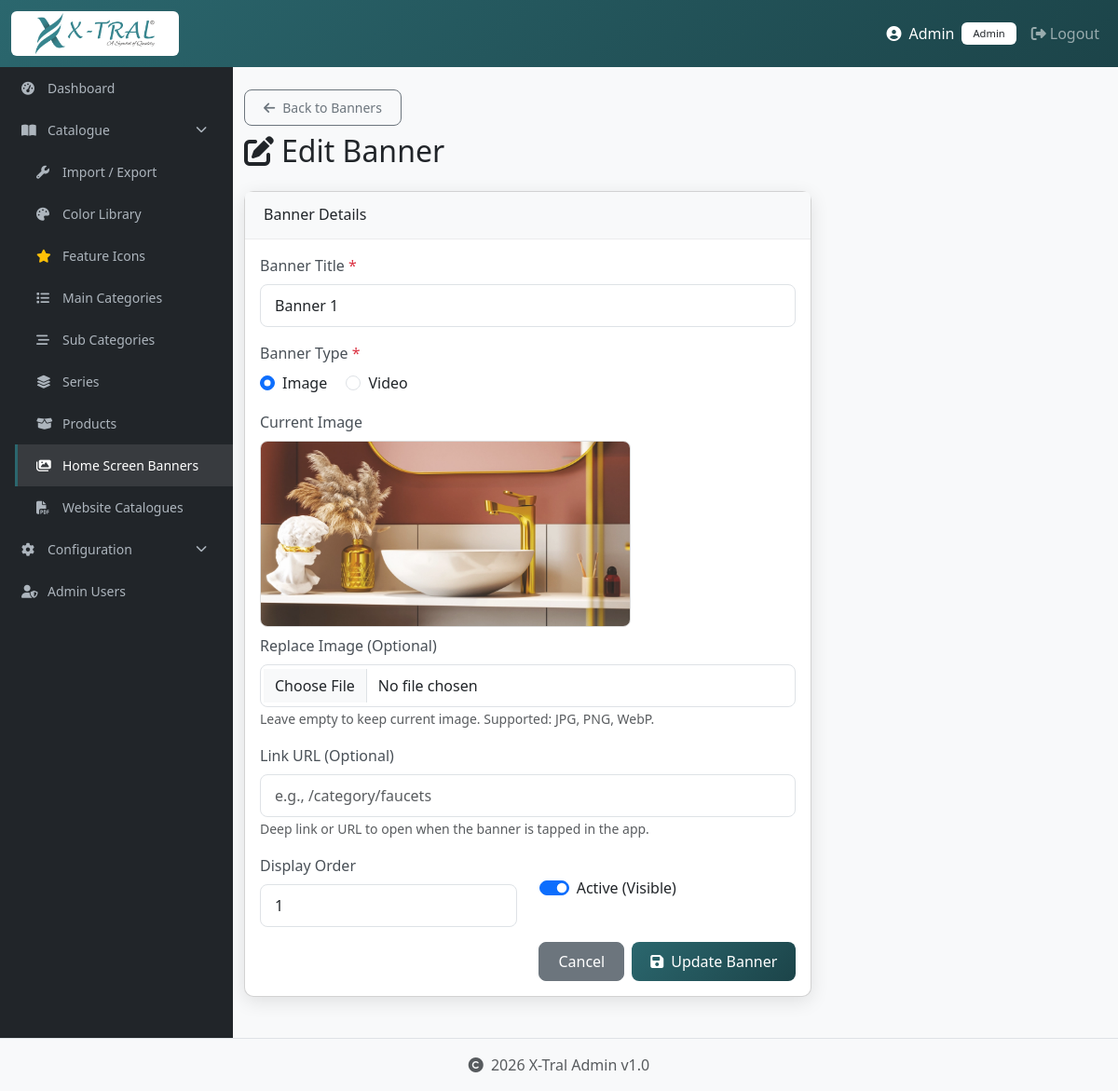
Page /modules/catalogue/banners/edit.php?id=1 (signed in) on the committed database.
### tables this page shows
CREATE TABLE `catalogue_banners` (
  `id` int(11) NOT NULL,
  `title` varchar(200) NOT NULL,
  `image_url` varchar(255) NOT NULL,
  `link_url` varchar(500) DEFAULT NULL,
  `display_order` int(11) DEFAULT 0,
  `is_active` tinyint(1) DEFAULT 1,
  `created_at` timestamp NOT NULL DEFAULT current_timestamp(),
  `updated_at` timestamp NOT NULL DEFAULT current_timestamp() ON UPDATE current_timestamp()
);

### config/db.php (called while the page is built, shortened)
<?php
function getDBConnection()
{
    static $pdo = null;
    if ($pdo === null) {
        try {
            $dsn = "mysql:host=" . DB_HOST . ";dbname=" . DB_NAME . ";charset=" . DB_CHARSET;
            $options = [
                PDO::ATTR_ERRMODE => PDO::ERRMODE_EXCEPTION,
                PDO::ATTR_DEFAULT_FETCH_MODE => PDO::FETCH_ASSOC,
                PDO::ATTR_EMULATE_PREPARES => false,
            ];
            $pdo = new PDO($dsn, DB_USER, DB_PASS, $options);
            $pdo->exec("SET time_zone = '+05:30'");
        } catch (PDOException $e) {
            logError('Database Connection Error: ' . $e->getMessage());
            if (defined('API_JSON_RESPONSE')) {
                throw new Exception('Database connection failed: ' . $e->getMessage());
            }
            die('Database connection failed. Please check your configuration.');
        }
    }
    return $pdo;
}
function query($sql, $params = [])
{
    $pdo = getDBConnection();
    $stmt = $pdo->prepare($sql);
    $stmt->execute($params);
    return $stmt;
}
function fetchOne($sql, $params = [])
{
    $stmt = query($sql, $params);
    return $stmt->fetch();
}

### modules/catalogue/banners/edit.php (the view, shortened to what this page needs)
<?php
require_once dirname(__DIR__, 3) . '/config/db.php';
$id = $_GET['id'] ?? null;
$banner = fetchOne("SELECT * FROM catalogue_banners WHERE id = ?", [$id]);
$pageTitle = "Edit Banner";
include dirname(__DIR__, 3) . '/includes/header.php';
?>
<div class="container-fluid py-4">
    <div class="row mb-3">
        <div class="col-md-12">
            <a href="list.php" class="btn btn-outline-secondary btn-sm mb-2">
                <i class="fas fa-arrow-left me-2"></i>Back to Banners
            </a>
            <h2><i class="fas fa-edit me-2"></i><?= $pageTitle ?></h2>
        </div>
    </div>
    <div class="row">
        <div class="col-md-8">
            <div class="card shadow">
                <div class="card-header bg-light">
                    <h6 class="mb-0">Banner Details</h6>
                </div>
                <div class="card-body">
                    <form method="POST" action="edit_process.php" enctype="multipart/form-data">
                        <div class="mb-3">
                            <label for="title" class="form-label">Banner Title <span class="text-danger">*</span></label>
                            <input type="text" class="form-control" id="title" name="title" value="<?= htmlspecialchars($banner['title']) ?>" required>
                        </div>
                        <div class="mb-3">
                            <label class="form-label d-block">Banner Type <span class="text-danger">*</span></label>
                            <div class="form-check form-check-inline">
                                <input class="form-check-input" type="radio" name="banner_type" id="type_image" value="image" <?= ($banner['banner_type'] ?? 'image') === 'image' ? 'checked' : '' ?>>
                                <label class="form-check-label" for="type_image">Image</label>
                            </div>
                            <div class="form-check form-check-inline">
                                <input class="form-check-input" type="radio" name="banner_type" id="type_video" value="video" <?= ($banner['banner_type'] ?? 'image') === 'video' ? 'checked' : '' ?>>
                                <label class="form-check-label" for="type_video">Video</label>
                            </div>
                        </div>
                        <div class="mb-3" id="imageGroup">
                            <label class="form-label">Current Image</label>
                            <div class="mb-2">
                                <?php if (!empty($banner['image_url'])): ?>
                                    <img src="<?= BASE_URL ?>/uploads/catalogue/banners/<?= $banner['image_url'] ?>"
                                         alt="Banner" style="max-width: 400px; max-height: 200px; border-radius: 8px; border: 1px solid #ddd;">
                                <?php else: ?>
                                    <span class="text-muted">No image</span>
                                <?php endif; ?>
                            </div>
                            <label for="image" class="form-label">Replace Image (Optional)</label>
                            <input type="file" class="form-control" id="image" name="image" accept="image/*">
                            <small class="text-muted">Leave empty to keep current image. Supported: JPG, PNG, WebP.</small>
                        </div>
                        <div class="mb-3">
                            <label for="link_url" class="form-label">Link URL (Optional)</label>
                            <input type="text" class="form-control" id="link_url" name="link_url" value="<?= htmlspecialchars($banner['link_url'] ?? '') ?>" placeholder="e.g., /category/faucets">
                            <small class="text-muted">Deep link or URL to open when the banner is tapped in the app.</small>
                        </div>
                        <div class="row">
                            <div class="col-md-6 mb-3">
                                <label for="display_order" class="form-label">Display Order</label>
                                <input type="number" class="form-control" id="display_order" name="display_order" value="<?= $banner['display_order'] ?>">
                            </div>
                            <div class="col-md-6 mb-3">
                                <div class="form-check form-switch mt-4">
                                    <input class="form-check-input" type="checkbox" id="is_active" name="is_active" value="1" <?= $banner['is_active'] ? 'checked' : '' ?>>
                                    <label class="form-check-label" for="is_active">Active (Visible)</label>
                                </div>
                            </div>
                        </div>
                        <div class="d-grid gap-2 d-md-flex justify-content-md-end">
                            <a href="list.php" class="btn btn-secondary">Cancel</a>
                            <button type="submit" class="btn btn-primary">
                                <i class="fas fa-save me-2"></i>Update Banner
                            </button>
                        </div>
                    </form>
                </div>
            </div>
        </div>
    </div>
</div>
<?php include dirname(__DIR__, 3) . '/includes/footer.php'; ?>

### assets/css/custom.css (style rules this page uses)
:root { --primary-color: #2B676E; --primary-dark: #1C4449; --primary-rgb: 43, 103, 110; --sidebar-width: 250px; --navbar-height: 60px; }
body { font-family: 'Segoe UI', Tahoma, Geneva, Verdana, sans-serif; background: #f8f9fa; }
.card { border-radius: 10px; margin-bottom: 20px; }
.card-header { border-bottom: 1px solid rgba(0, 0, 0, 0.05); padding: 15px 20px; }
.btn { border-radius: 8px; padding: 8px 20px; font-weight: 500; transition: all 0.3s; }
.btn-primary { background: linear-gradient(135deg, var(--primary-color), var(--primary-dark)); border: none; }
.form-control, .form-select { border-radius: 8px; border: 1px solid #dee2e6; padding: 10px 15px; }
.form-label { font-weight: 500; color: #495057; margin-bottom: 8px; }
.shadow { box-shadow: 0 5px 20px rgba(0, 0, 0, 0.1) !important; }

### rows in the picture
catalogue_banners: title "Banner 1", image_url (picture), display_order "1", is_active "☑"

### other values in the picture
getAdminName() "Admin"
getRoleLabel($_navRole) "Admin"
$pageTitle "Edit Banner"
